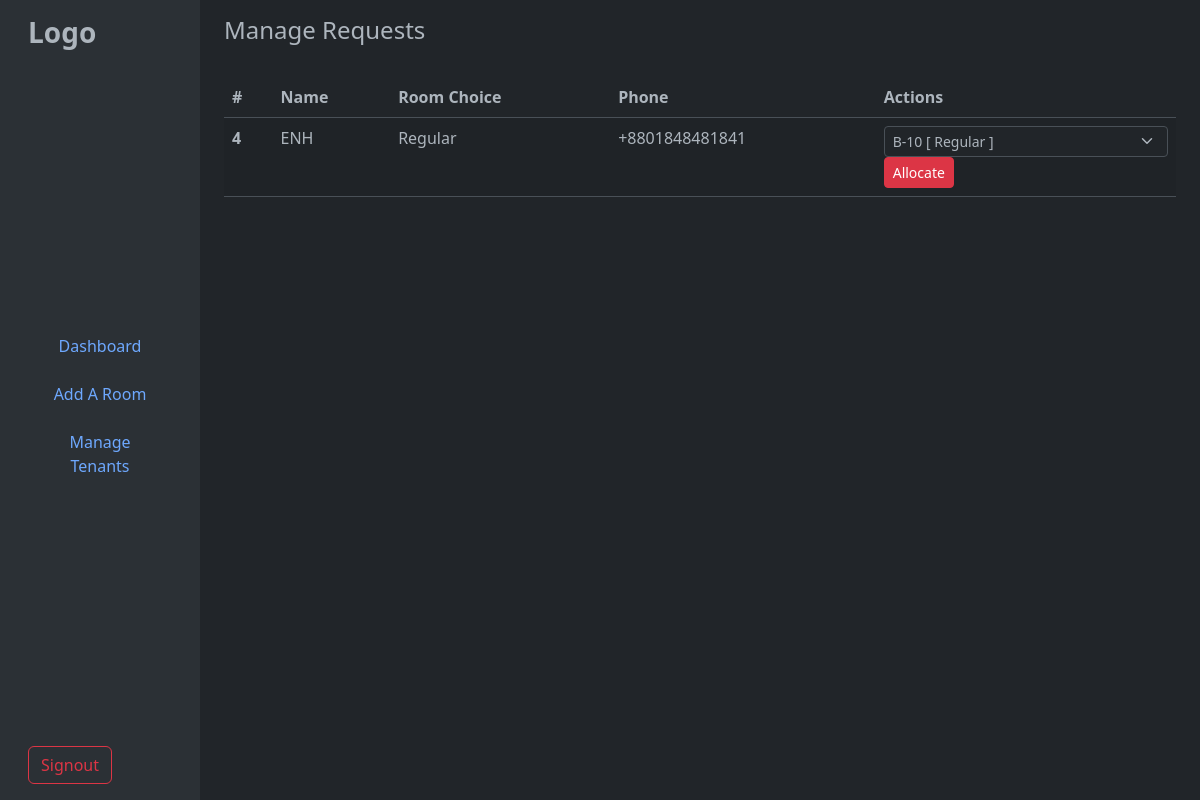
The app's page /seeapps (signed in) with its own data.
### tables this page shows
CREATE TABLE "joinReqs" (
	"requestID"	INTEGER,
	"Name"	TEXT, "roomChoice" TEXT, username TEXT, password TEXT, phone TEXT,
	PRIMARY KEY("requestID" AUTOINCREMENT)
);

### app.py (the view)
@app.route('/seeapps', methods=['GET', 'POST'])
def seeApps():
    if session['user']=='admin':
        if request.method == 'POST':
            req_id = request.form['req_id']
            room_id = request.form['room_id']
            name = request.form['name']
            phone = request.form['phone']
            username = request.form['username']
            password = request.form['password']
            allocateUser(username, password, req_id, phone, room_id, name)
            return redirect(url_for('seeApps'))
        else:
            data = getJoinReqs()
            available_rooms = getAvailableRooms()
            return render_template('applications.html', data=data, available_rooms=available_rooms)
    else:
        return redirect(url_for('customer'))

### database/admin.py (called while the page is built)
def dbConnect():
    return sqlite3.connect('database/main.db')

def getJoinReqs():
    connection = dbConnect()
    cursor = connection.cursor()
    cursor.execute(f"SELECT * FROM joinReqs")
    result = cursor.fetchall()
    connection.close()
    return result

def getAvailableRooms():
    connection = dbConnect()
    cursor = connection.cursor()
    cursor.execute(f"SELECT * FROM Rooms WHERE status='Available'")
    result = cursor.fetchall()
    connection.close()
    return result

### templates/applications.html (shortened to what this page needs)
{% extends "adminbase.html" %}
{% block content %}
<main class="col-md-9 bg-dark ms-sm-auto col-lg-10 px-md-4">
  <div class="d-flex justify-content-between flex-wrap flex-md-nowrap align-items-center pt-3 pb-2 mb-3">
    <h1 class="h4">Manage Requests</h1>
  </div>
  <div class="table-responsive">
    <table class="table table-striped table-hover">
      <thead>
        <tr>
          <th scope="col">#</th>
          <th scope="col">Name</th>
          <th scope="col">Room Choice</th>
          <th scope="col">Phone</th>
          <th scope="col">Actions</th>
        </tr>
      </thead>
      <tbody>
        {%for i in data%}
        <tr>
          <th scope="row">{{i[0]}}</th>
          <td>{{i[1]}}</td>
          <td>{{i[2]}}</td>
          <td>{{i[5]}}</td>
          <td>
              <form action="/seeapps" method="POST" style="display:inline;">
                <select name="room_id" class="form-select form-select-sm" required>
                  {% for room in available_rooms %}
                    <option value="{{ room[0] }}">{{ room[1] }} [ {{room[2]}} ]</option>
                  {% endfor %}
                </select>
                  <button class="btn btn-sm btn-danger" type="submit">Allocate</button>
              </form>
          </td>
        </tr>
        {%endfor%}
      </tbody>
    </table>
  </div>
</main>
{% endblock %}

### records on screen
joinReqs: requestID "4", Name "ENH", roomChoice "Regular", phone "+8801848481841"

### other values on screen
form field room_id "B-10 [ Regular ]"
